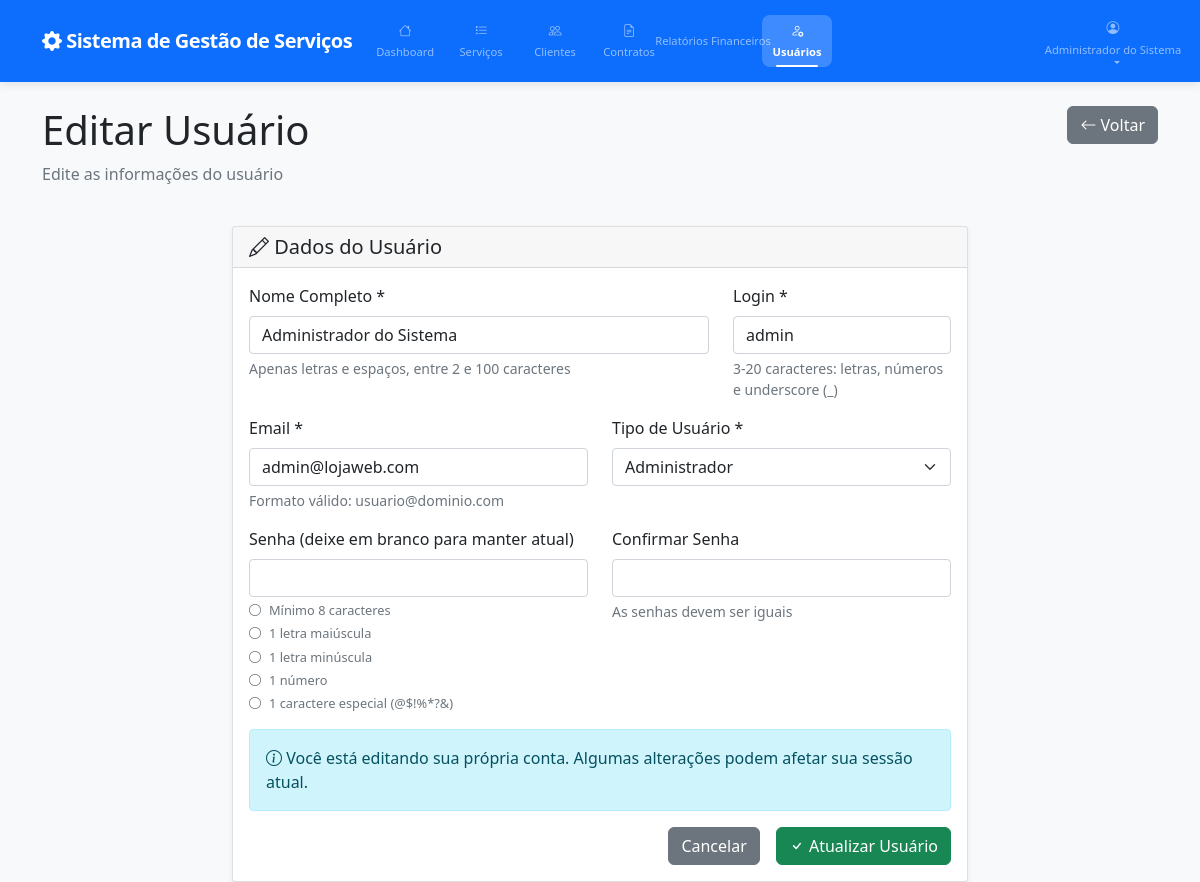
The page /admin/usuarios/form.php?id=1 (signed in) on the database as committed earlier.
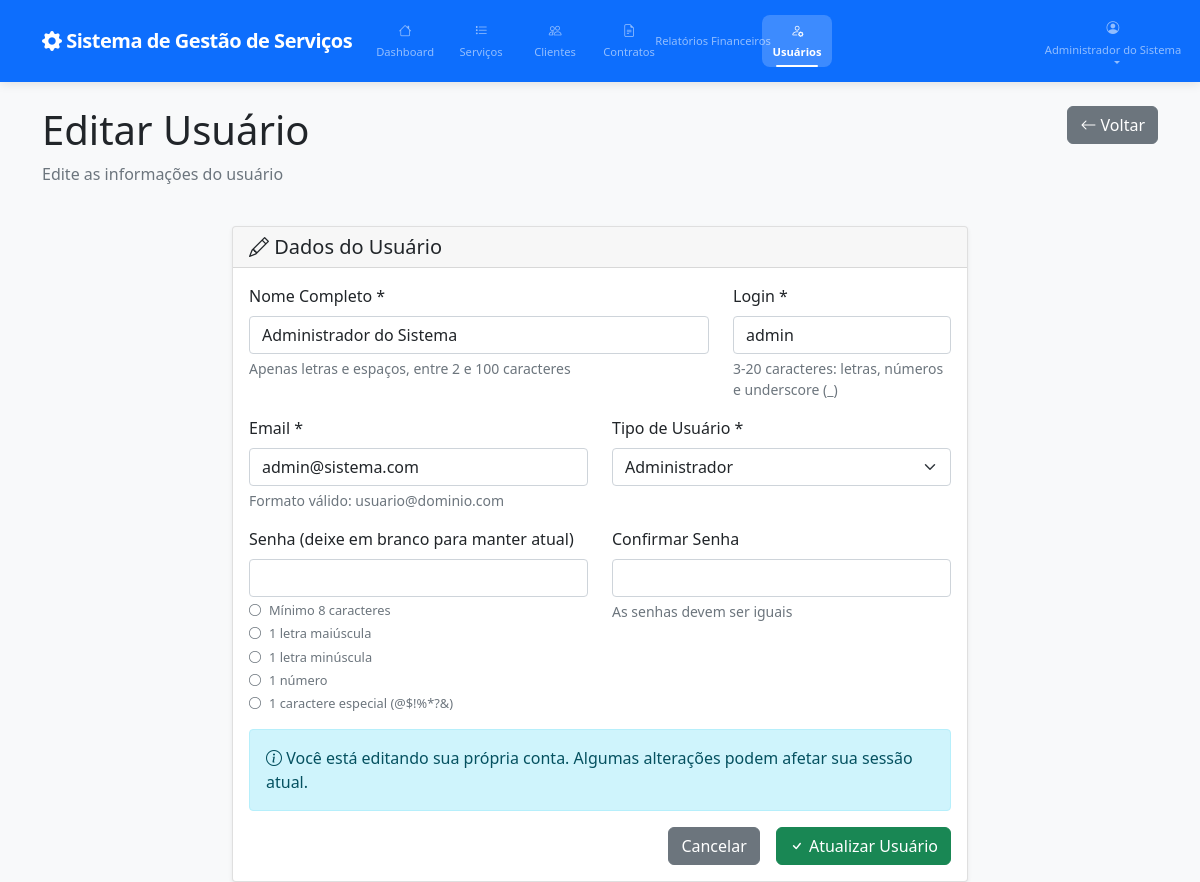
The same page on the database as committed later.
### tables this page shows
CREATE TABLE `usuarios` (
    `id` int(11) NOT NULL AUTO_INCREMENT,
    `login` varchar(50) NOT NULL,
    `senha` varchar(255) NOT NULL,
    `nome` varchar(100) NOT NULL,
    `email` varchar(100) NOT NULL,
    `tipo` enum('admin', 'operador') DEFAULT 'operador',
    `ativo` tinyint(1) DEFAULT 1,
    `remember_token` varchar(255) DEFAULT NULL,
    `ultimo_acesso` timestamp NULL DEFAULT NULL,
    `criado_em` timestamp DEFAULT CURRENT_TIMESTAMP,
    `atualizado_em` timestamp DEFAULT CURRENT_TIMESTAMP ON UPDATE CURRENT_TIMESTAMP,
    PRIMARY KEY (`id`),
    UNIQUE KEY `login` (`login`),
    UNIQUE KEY `email` (`email`)
);

### shared/dao/UsuarioDAO.php (called while the page is built, shortened)
<?php
require_once __DIR__ . '/../config/db.php';
class UsuarioDAO
{
    private $db;
    public function __construct()
    {
        $this->db = Database::getInstance()->getConnection();
    }
    public function findById(int $id): ?array
    {
        try {
            $stmt = $this->db->prepare("SELECT * FROM usuarios WHERE id = ?");
            $stmt->execute([$id]);
            $user = $stmt->fetch();
            if ($user) {
                unset($user['senha']);
                return $user;
            }
            return null;
        } catch (PDOException $e) {
            error_log("Error finding user by ID: " . $e->getMessage());
            return null;
        }
    }
}

### shared/config/db.php (called while the page is built, shortened)
<?php
class Database
{
    private static $instance = null;
    private $connection;
    private $host = 'localhost';
    private $database = 'trabalho_web';
    private $username = 'root';
    private $password = '';
    private $charset = 'utf8mb4';
    private $socket = '/Applications/XAMPP/xamppfiles/var/mysql/mysql.sock';
    private function __construct()
    {
        $dsn = "mysql:host={$this->host};dbname={$this->database};charset={$this->charset};unix_socket={$this->socket}";
        $options = [
            PDO::ATTR_ERRMODE => PDO::ERRMODE_EXCEPTION,
            PDO::ATTR_DEFAULT_FETCH_MODE => PDO::FETCH_ASSOC,
            PDO::ATTR_EMULATE_PREPARES => false,
        ];
        try {
            $this->connection = new PDO($dsn, $this->username, $this->password, $options);
        } catch (PDOException $e) {
            error_log("Database connection failed: " . $e->getMessage());
            throw new PDOException("Database connection failed");
        }
    }
    public static function getInstance(): Database
    {
        if (self::$instance === null) {
            self::$instance = new self();
        }
        return self::$instance;
    }
    public function getConnection(): PDO
    {
        return $this->connection;
    }
}

### admin/usuarios/form.php (the view, shortened to what the changed rows need)
<?php
require_once '../../shared/dao/UsuarioDAO.php';
$usuarioDAO = new UsuarioDAO();
$user = Auth::getUser();
$usuario = null;
$isEdit = false;
if (isset($_GET['id'])) {
    $id = (int) $_GET['id'];
    $usuario = $usuarioDAO->findById($id);
    if ($usuario) {
        $isEdit = true;
    } else {
        header('Location: list.php');
        exit;
    }
}
?>
<!DOCTYPE html>
<html lang="pt-BR">
<head>
    <link href="https://cdn.jsdelivr.net/npm/bootstrap@5.1.3/dist/css/bootstrap.min.css" rel="stylesheet">
    <link href="https://cdn.jsdelivr.net/npm/bootstrap-icons@1.8.1/font/bootstrap-icons.css" rel="stylesheet">
    <link rel="stylesheet" href="../../shared/assets/css/style.css">
</head>
<body>
    <nav class="navbar navbar-expand-lg navbar-dark bg-primary">
        <div class="container">
            <div class="collapse navbar-collapse" id="navbarNav">
                <ul class="navbar-nav">
                    <li class="nav-item dropdown">
                        <a class="nav-link dropdown-toggle" href="#" id="navbarDropdown" role="button" data-bs-toggle="dropdown">
                            <i class="bi bi-person-circle"></i> <?= htmlspecialchars($user['nome']) ?>
                        </a>
                    </li>
                </ul>
            </div>
        </div>
    </nav>
    <div class="container mt-4">
        <div class="row mb-4">
            <div class="col-md-8">
                <h1><?= $isEdit ? 'Editar' : 'Novo' ?> Usuário</h1>
            </div>
        </div>
        <div class="row justify-content-center">
            <div class="col-lg-8">
                <div class="card">
                    <div class="card-body">
                        <form method="POST" action="" id="userForm">
                            <div class="row">
                                <div class="col-md-8">
                                    <div class="mb-3">
                                        <label for="nome" class="form-label">Nome Completo *</label>
                                        <input type="text" class="form-control" id="nome" name="nome"
                                            value="<?= htmlspecialchars($usuario['nome'] ?? $_POST['nome'] ?? '') ?>"
                                            required maxlength="100" pattern="[a-zA-ZÀ-ÿ\s]{2,100}">
                                        <div class="form-text">Apenas letras e espaços, entre 2 e 100 caracteres</div>
                                    </div>
                                </div>
                                <div class="col-md-4">
                                    <div class="mb-3">
                                        <label for="login" class="form-label">Login *</label>
                                        <input type="text" class="form-control" id="login" name="login"
                                            value="<?= htmlspecialchars($usuario['login'] ?? $_POST['login'] ?? '') ?>"
                                            required maxlength="20" pattern="[a-zA-Z0-9_]{3,20}">
                                        <div class="form-text">3-20 caracteres: letras, números e underscore (_)</div>
                                    </div>
                                </div>
                            </div>
                            <div class="row">
                                <div class="col-md-6">
                                    <div class="mb-3">
                                        <label for="email" class="form-label">Email *</label>
                                        <input type="email" class="form-control" id="email" name="email"
                                            value="<?= htmlspecialchars($usuario['email'] ?? $_POST['email'] ?? '') ?>"
                                            required maxlength="100">
                                        <div class="form-text">Formato válido: usuario@dominio.com</div>
                                    </div>
                                </div>
                                <div class="col-md-6">
                                    <div class="mb-3">
                                        <label for="tipo" class="form-label">Tipo de Usuário *</label>
                                        <select class="form-select" id="tipo" name="tipo" required>
                                            <option value="admin" <?= ($usuario['tipo'] ?? $_POST['tipo'] ?? '') === 'admin' ? 'selected' : '' ?>>
                                                Administrador
                                            </option>
                                        </select>
                                    </div>
                                </div>
                            </div>
                        </form>
                    </div>
                </div>
            </div>
        </div>
    </div>
</body>
</html>

Rows that differ between the two databases and show on the page:
changed usuarios "Administrador do Sistema": email "admin@lojaweb.com" → "admin@sistema.com"
